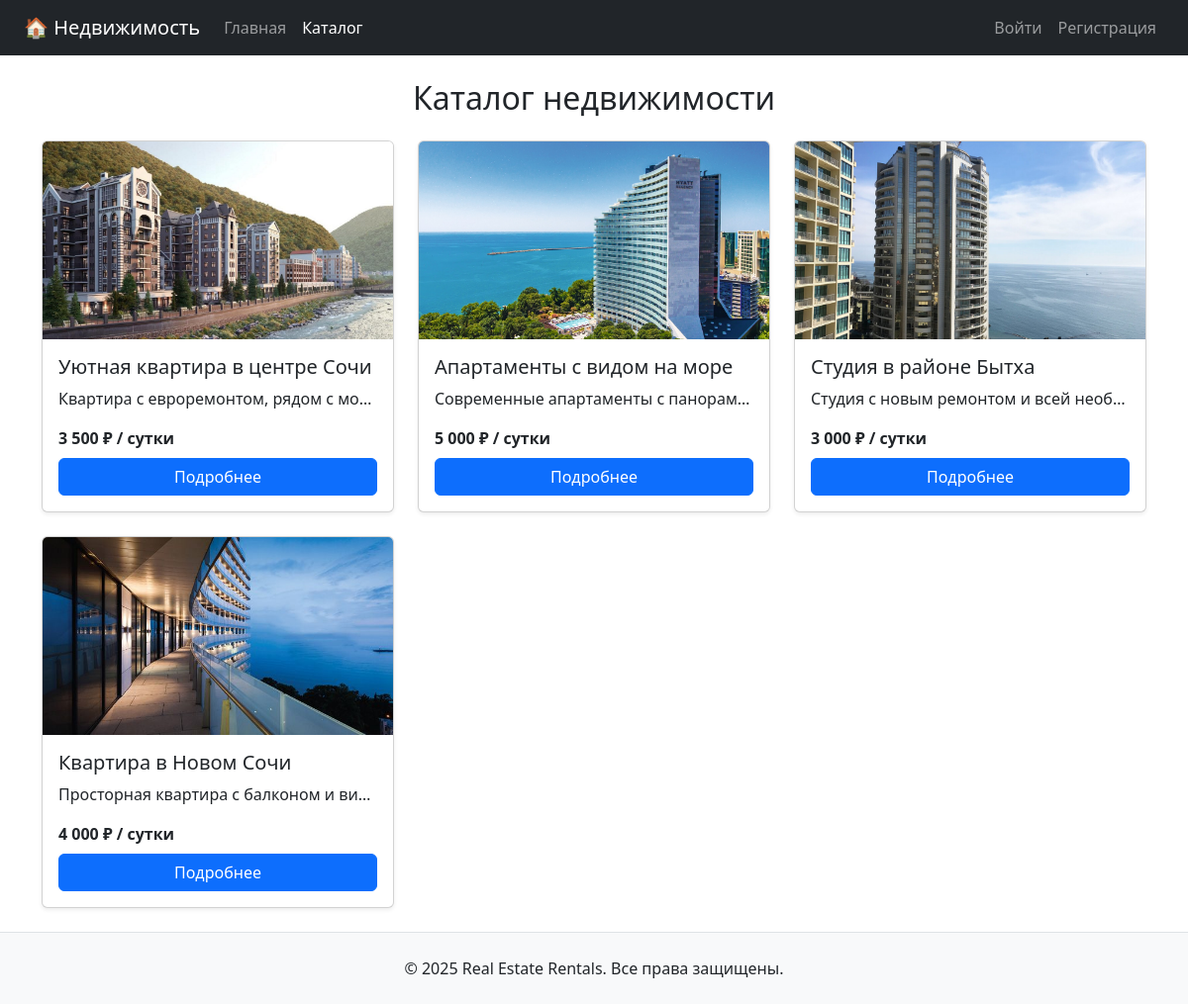
Screenshot of /catalog.php with the database file from the repository.
### tables this page shows
CREATE TABLE `properties` (
  `id` int(11) NOT NULL,
  `owner_id` int(11) NOT NULL,
  `category_id` int(11) NOT NULL,
  `location_id` int(11) NOT NULL,
  `title` varchar(255) NOT NULL,
  `description` text,
  `price_per_day` decimal(10,2) NOT NULL,
  `max_guests` int(11) DEFAULT '1',
  `available_from` date DEFAULT NULL,
  `available_to` date DEFAULT NULL,
  `created_at` datetime DEFAULT CURRENT_TIMESTAMP,
  `is_active` tinyint(1) DEFAULT '1'
);

### catalog.php (the view)
<?php
require_once 'config.php';
require_once 'templates/header.php';
$stmt = $pdo->query("
    SELECT
        p.id,
        p.title,
        p.description,
        p.price_per_day,
        (SELECT photo_url FROM property_photos WHERE property_id = p.id AND is_main = 1 LIMIT 1) AS main_photo
    FROM properties p
    WHERE p.is_active = 1
    ORDER BY p.created_at DESC
");
$properties = $stmt->fetchAll();
?>
    <h2 class="mb-4 text-center">Каталог недвижимости</h2>
<?php if (empty($properties)): ?>
    <div class="alert alert-info">Объекты недвижимости пока не добавлены.</div>
<?php else: ?>
    <div class="row row-cols-1 row-cols-md-3 g-4 mb-4">
        <?php foreach ($properties as $property): ?>
            <div class="col">
                <div class="card h-100 shadow-sm">
                    <img src="/storage/<?= htmlspecialchars($property['main_photo'] ?? 'placeholder.jpg') ?>" class="card-img-top" style="height: 200px; object-fit: cover;" alt="Фото объекта">
                    <div class="card-body d-flex flex-column">
                        <h5 class="card-title"><?= htmlspecialchars($property['title']) ?></h5>
                        <p class="card-text text-truncate"><?= htmlspecialchars($property['description']) ?></p>
                        <p class="fw-bold mt-auto mb-2"><?= number_format($property['price_per_day'], 0, ',', ' ') ?> ₽ / сутки</p>
                        <a href="/property.php?id=<?= $property['id'] ?>" class="btn btn-primary">Подробнее</a>
                    </div>
                </div>
            </div>
        <?php endforeach; ?>
    </div>
<?php endif; ?>
<?php
require_once 'templates/footer.php';

### rows the page displays
properties: shows a picture, title "Уютная квартира в центре Сочи", description "Квартира с евроремонтом, рядом с мо…", price_per_day "3 500"
properties: shows a picture, title "Апартаменты с видом на море", description "Современные апартаменты с панорам…", price_per_day "5 000"
properties: shows a picture, title "Студия в районе Бытха", description "Студия с новым ремонтом и всей необ…", price_per_day "3 000"
properties: shows a picture, title "Квартира в Новом Сочи", description "Просторная квартира с балконом и ви…", price_per_day "4 000"
